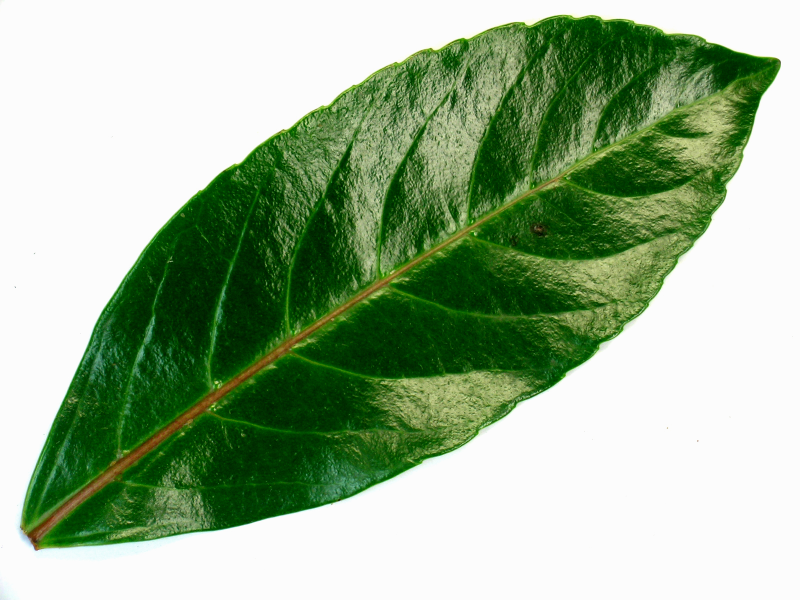
#> input picture samples/2283.jpg, 1600 x 1200 px (shown at 1/2 size)
$ python -i fex.py   (imports and definitions only)
#> lines starting #> are read from the running program, lines starting #| are printed output that depends on the picture; after the words box and inside, x2 and y2 are one past the last pixel; in counts of white or black regions, pixels touching at a corner belong together
#> further down, picture is the input picture: shape (1200, 1600, 3); mean B, G, R 146, 177.9, 154.2
'''Feature extraxtion (fe-ex)'''
import cv2
import numpy as np

def morph_adjust(image):
    '''Removes noise form the image, and returns the adjusted image.
    Uses morphological transormations to reduce noise.'''
    kernel = np.ones((5,5), np.uint8)
    image = cv2.morphologyEx(image, cv2.MORPH_OPEN,kernel)
    image = cv2.morphologyEx(image, cv2.MORPH_CLOSE, kernel)
    image = cv2.erode(image,kernel,iterations = 1)
    return image

# [4 lines left out: function find_edge, not called in this run]

def find_thresh(image):
    '''Returns thresholded image.'''
    gray = cv2.cvtColor(image, cv2.COLOR_BGR2GRAY)
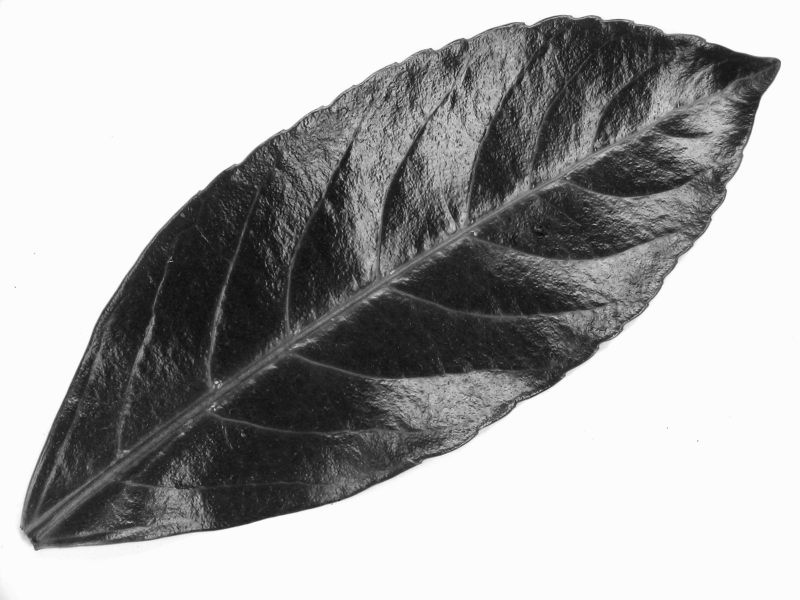
#> gray: shape (1200, 1600) (shown at 1/2 size); min 0, max 254, mean 167.2
    ret,thresh = cv2.threshold(gray,230,255,cv2.THRESH_BINARY_INV)
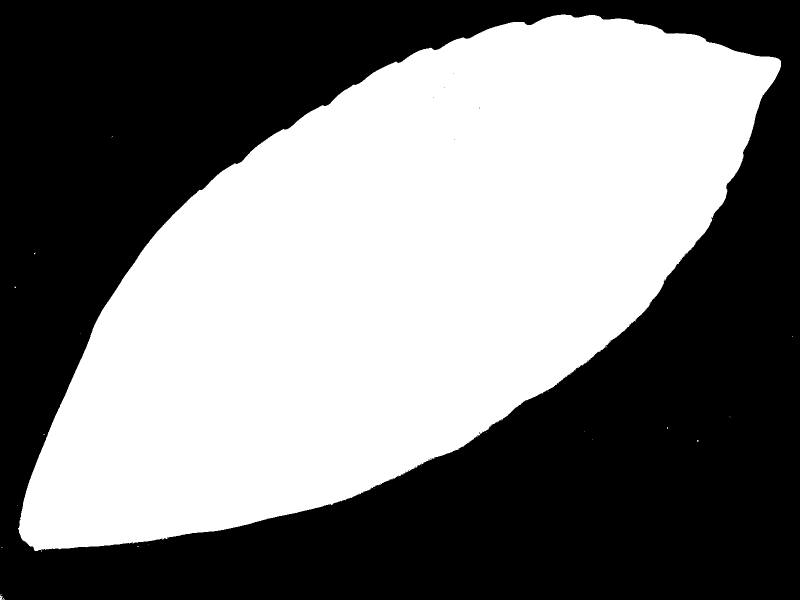
#> thresh: shape (1200, 1600) (shown at 1/2 size); 48.3% white; 30 white regions (28 under 20 px), largest, box (x1, y1, x2, y2) and area: (36, 29, 1562, 1102) 927359, (0, 1188, 8, 1200) 43
    thresh = morph_adjust(thresh)
#> in morph_adjust, `image = cv2.erode(image,kernel,iterations = 1)`:
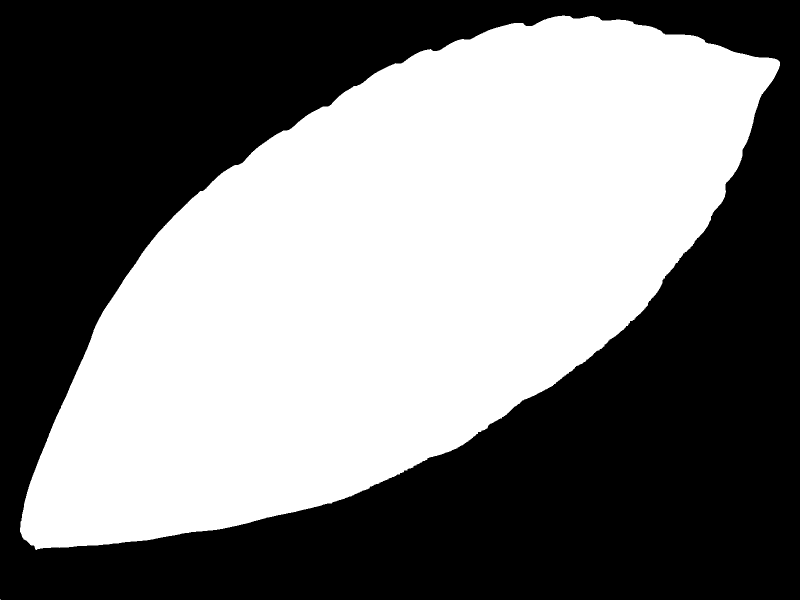
#> image: shape (1200, 1600) (shown at 1/2 size); 47.7% white; 2 white regions (1 under 20 px)
    return thresh

def find_cnt(image, method=2):

    #Find contour
    thr = find_thresh(image)
    cnt,_ = cv2.findContours(thr, 1,method=method)
#> cnt = 2 contours, 1 with area under 20; largest, box (x1, y1, x2, y2) and area: (40, 31, 1560, 1100) 914782

    #Find the largest cnt
    max_len_index = 0
    for i in range(len(cnt)):
        if cv2.arcLength(cnt[i], True) > cv2.arcLength(cnt[max_len_index], True):
            max_len_index = i
#> this loop made 2 passes
#> max_len_index on pass 2: 1
#> after the loop, max_len_index = 1

    #Draw contour
    new_img = np.zeros(image.shape, dtype = np.uint8)
    cv2.drawContours(new_img, cnt, max_len_index, (255, 255, 0))
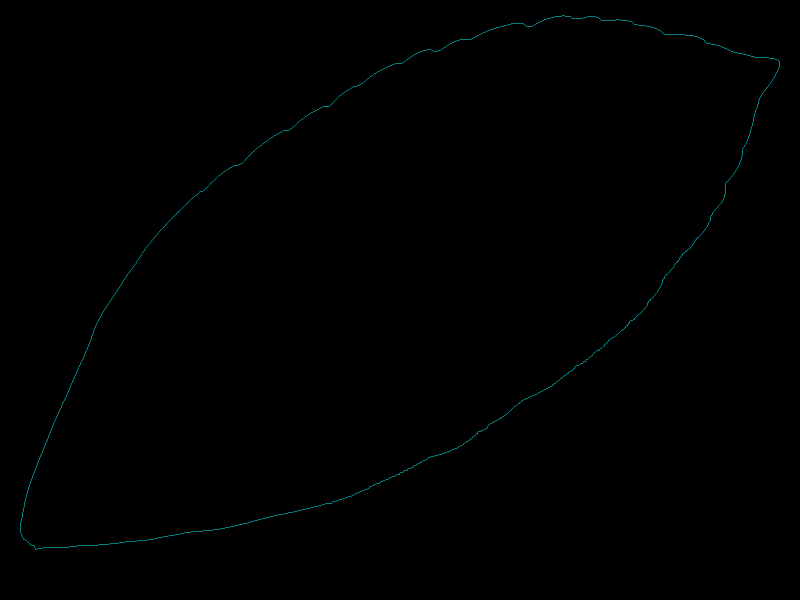
#> new_img: shape (1200, 1600, 3) (shown at 1/2 size); mean of channels 0, 1, 2 0.5, 0.5, 0; drawn as B, G, R

    #Returns drawn contour and the contour object
    return new_img, cnt[max_len_index]

def find_hull(image):
    '''Returns image of the convex hull.'''

    #Find image contour
    img, cnt = find_cnt(image)
#> cnt = contour of 2048 points, box (x1, y1, x2, y2) (40, 31, 1560, 1100), area 914782

    #Find hull
    hull_list = [] #Empty hull list
    hull_list.append(cv2.convexHull(cnt))

    #Drawing hull
    new_img = np.zeros(img.shape, dtype = np.uint8) #Create a blank image (array of zeros)
    color = (256,256,256) #Define color for drawing the hulls
    cv2.drawContours(new_img, hull_list, 0, color) #Draw the longest hull to the blank image
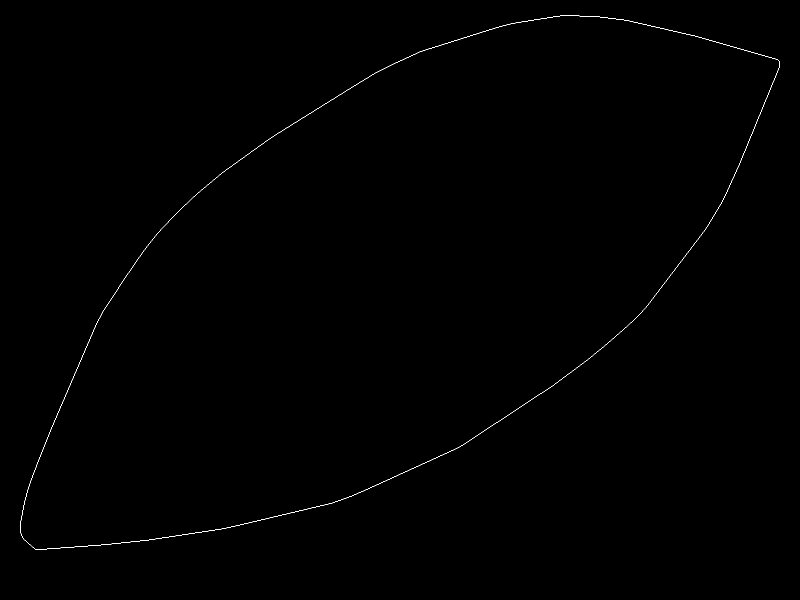
#> new_img: shape (1200, 1600, 3) (shown at 1/2 size); 0.19% white in thin lines or dots, all inside (x1, y1, x2, y2) = (40, 31, 1560, 1100)

    #Return hull image and hull object
    return new_img, hull_list[0] #Return the image

def find_rect(image, keep_original=False):
    '''Finds the smallest bounding rectangle of a leaf.'''

    #Find leaf convex hull
    hull_img, hull = find_hull(image)
#> hull = contour of 93 points, box (x1, y1, x2, y2) (40, 31, 1560, 1100), area 924337

    #Generate rectangle
    rect = cv2.minAreaRect(hull)
#> rect = ((773.5, 556), (1787.7, 724), -33.39)
    x , y = rect[0]
#> x = 773.5; y = 556
    box = cv2.boxPoints(rect)
#> box = [[226.4, 1350.2], [-172.1, 745.7], [1320.5, -238.3], [1719, 366.2]]
    box = np.int0(box)
#> box = [[226, 1350], [-172, 745], [1320, -238], [1719, 366]]

    #If the original image isn't kept
    if not keep_original:
        #Fing the x cordinate of the point with the lowest x cordinate
        #and the y cordinate of the point with the lowest y cordinate
        min_x_point = box[0][0]
#> min_x_point = 226
        min_y_point = box[0][1]
#> min_y_point = 1350
        for point in box:
            if point[0] < min_x_point:
                min_x_point = point[0]
            if point[1] < min_y_point:
                min_y_point = point[1]
#> this loop made 4 passes
#> after the loop, min_x_point = -172; min_y_point = -238

        #Move center so all point are positive
        if min_x_point < 0:
            x += (abs(min_x_point) + 50)
#> x = 995.5
        if min_y_point < 0:
            y += (abs(min_y_point) + 50)
#> y = 844

        #Create new rectangle
        new_rect = ((x,y), rect[1], rect[2])
#> new_rect = ((995.5, 844), (1787.7, 724), -33.39)
        box = cv2.boxPoints(new_rect)
#> box = [[448.4, 1638.2], [49.92, 1033.7], [1542.5, 49.75], [1941, 654.2]]
        box = np.int0(box)
#> box = [[448, 1638], [49, 1033], [1542, 49], [1941, 654]]

        #Draw rectangle
        max_x_point = box[0][0]
#> max_x_point = 448
        max_y_point = box[0][1]
#> max_y_point = 1638
        for point in box:
            if point[0] > max_x_point:
                max_x_point = point[0]
            if point[1] > max_y_point:
                max_y_point = point[1]
#> this loop made 4 passes
#> (point, max_x_point) on passes 3 to 4: ([1542, 49], 1542), ([1941, 654], 1941)
#> after the loop, max_x_point = 1941; max_y_point = 1638
        color = (0, 0, 255)
        img_size = (int(max_y_point)+20, int(max_x_point+20)+20, 3)
#> img_size = (1658, 1981, 3)
        rect_img = np.ones(img_size, dtype=np.uint8)
        cv2.drawContours(rect_img, [box], 0, color, 2)
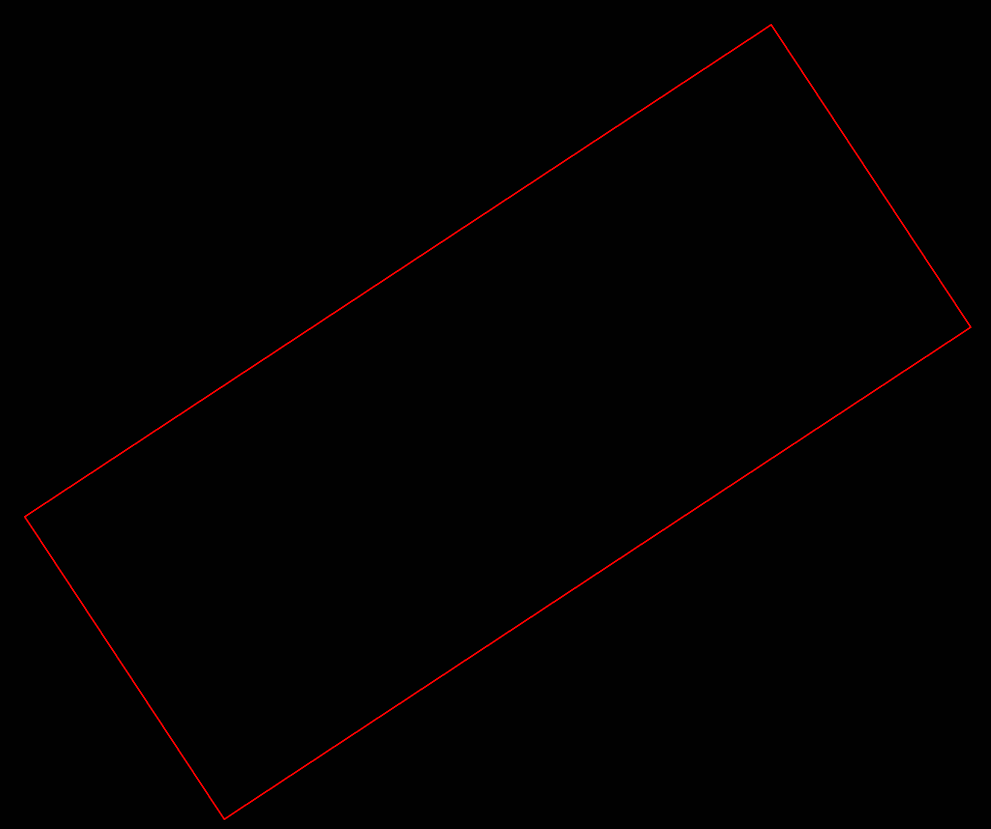
#> rect_img: shape (1658, 1981, 3) (shown at 1/2 size); mean of channels 0, 1, 2 1, 1, 2.3; drawn as B, G, R

        #Returns the image of the rectangle
        #and the rect object that contains all info about
        #the rectangle ((x,y), (height, width), rotation)
        #and the cordinates of all rectangle points
        return rect_img, rect, box
    #If the original image is kept
    else:
        #Draws contour
        color = (0, 0, 255)
        cv2.drawContours(image, [box], 0, color, 2)

        #Returns the image of the rectangle
        #and the rect object that contains all info about
        #the rectangle ((x,y), (height, width), rotation)
        #and the cordinates of all rectangle points
        return image, rect, box

# [96 lines left out: functions find_encl, find_edge_points, resize_image, show_image, test_fex, not called in this run]

>>> import cv2
>>> picture = cv2.imread('../samples/2283.jpg')
>>> result = find_rect(picture)

$ run again, on samples/sample.jpg
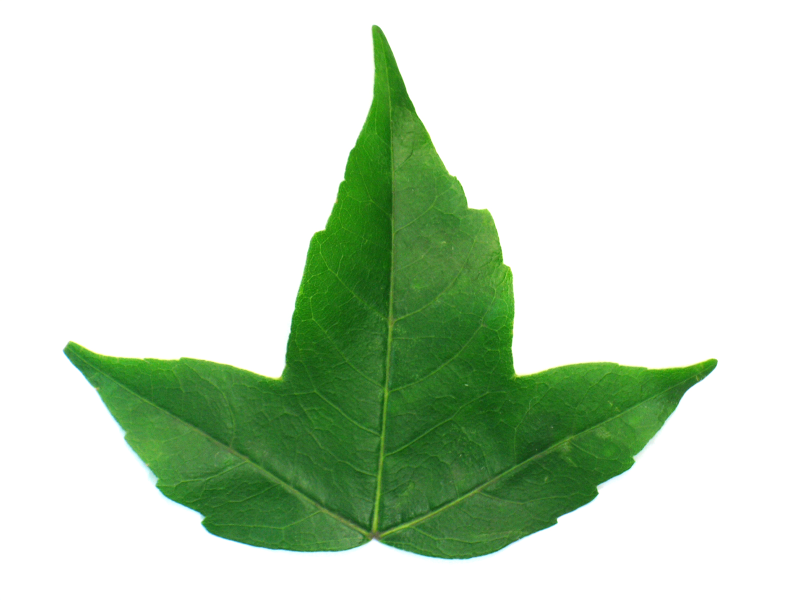
#> input picture samples/sample.jpg, 1600 x 1200 px (shown at 1/2 size)
#> picture is the input picture: shape (1200, 1600, 3); mean B, G, R 195.6, 217.9, 199.3
#> in find_thresh, `ret,thresh = cv2.threshold(gray,230,255,cv2.THRESH_BINARY_INV)`:
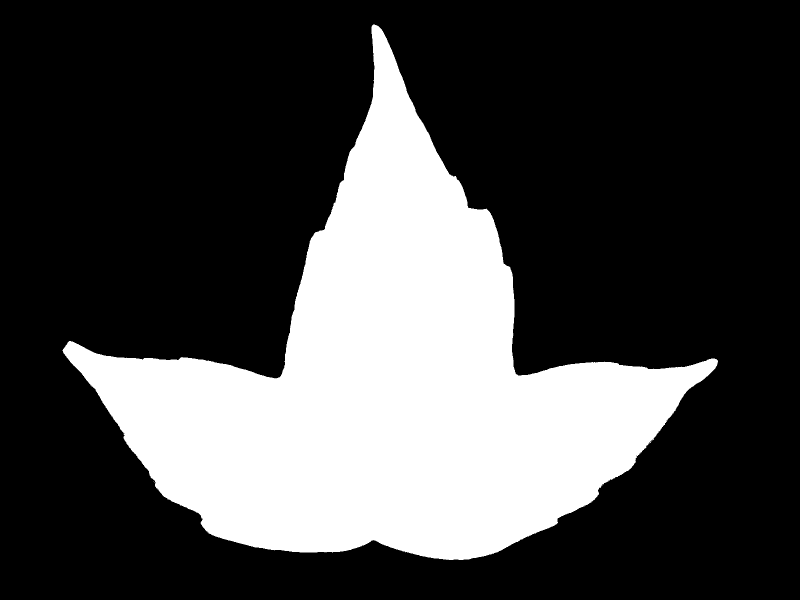
#> thresh: shape (1200, 1600) (shown at 1/2 size); 27.9% white; 3 white regions (2 under 20 px), largest, box (x1, y1, x2, y2) and area: (125, 49, 1436, 1120) 536180
#> in find_cnt, `cnt,_ = cv2.findContours(thr, 1,method=method)`: cnt = 1 contour; box (x1, y1, x2, y2) and area: (128, 52, 1433, 1118) 523954
#> the loop in find_cnt, `for i in range(len(cnt)):` made 1 pass
#> after the loop in find_cnt, `for i in range(len(cnt)):`: max_len_index = 0
#> in find_hull, `img, cnt = find_cnt(image)`: cnt = contour of 1829 points, box (x1, y1, x2, y2) (128, 52, 1433, 1118), area 523954
#> hull = contour of 39 points, box (x1, y1, x2, y2) (128, 52, 1433, 1118), area 818998
#> rect = ((761.2, 738.4), (965, 983.8), -45.43)
#> x = 761.2; y = 738.4
#> in find_rect, `box = cv2.boxPoints(rect)`: box = [[772.9, 1427.4], [72.15, 737], [749.4, 49.51], [1450.2, 739.9]]
#> in find_rect, `box = np.int0(box)`: box = [[772, 1427], [72, 736], [749, 49], [1450, 739]]
#> in find_rect, `min_x_point = box[0][0]`: min_x_point = 772
#> in find_rect, `min_y_point = box[0][1]`: min_y_point = 1427
#> the loop in find_rect, `for point in box:` made 4 passes
#> after the loop in find_rect, `for point in box:`: min_x_point = 72; min_y_point = 49
#> new_rect = ((761.2, 738.4), (965, 983.8), -45.43)
#> in find_rect, `box = cv2.boxPoints(new_rect)`: box = [[772.9, 1427.4], [72.15, 737], [749.4, 49.51], [1450.2, 739.9]]
#> in find_rect, `box = np.int0(box)`: box = [[772, 1427], [72, 736], [749, 49], [1450, 739]]
#> in find_rect, `max_x_point = box[0][0]`: max_x_point = 772
#> in find_rect, `max_y_point = box[0][1]`: max_y_point = 1427
#> the loop in find_rect, `for point in box:` made 4 passes
#> (point, max_x_point) on pass 4: ([1450, 739], 1450)
#> after the loop in find_rect, `for point in box:`: max_x_point = 1450; max_y_point = 1427
#> img_size = (1447, 1490, 3)
#> in find_rect, `cv2.drawContours(rect_img, [box], 0, color, 2)`:
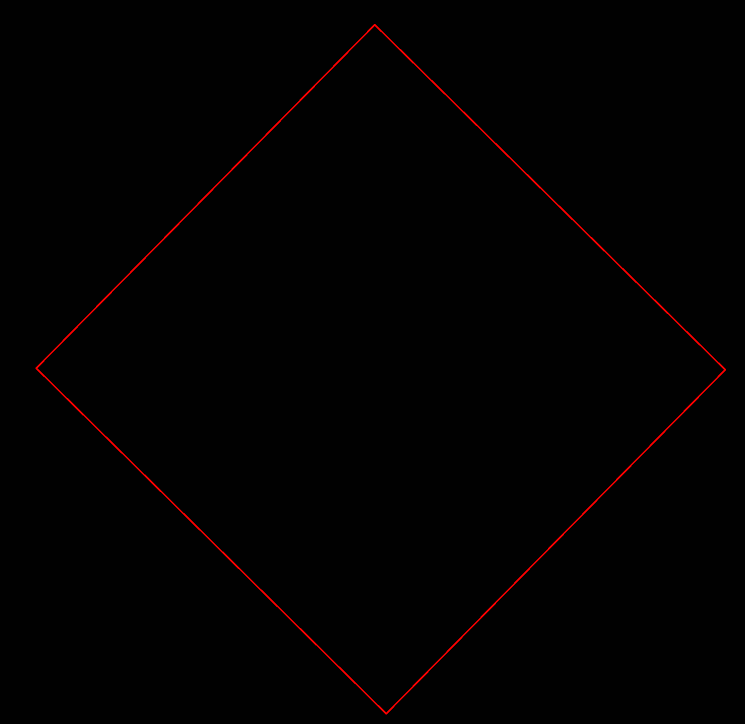
#> rect_img: shape (1447, 1490, 3) (shown at 1/2 size); mean of channels 0, 1, 2 1, 1, 2.4; drawn as B, G, R

$ run again, on samples/sample_2.jpg
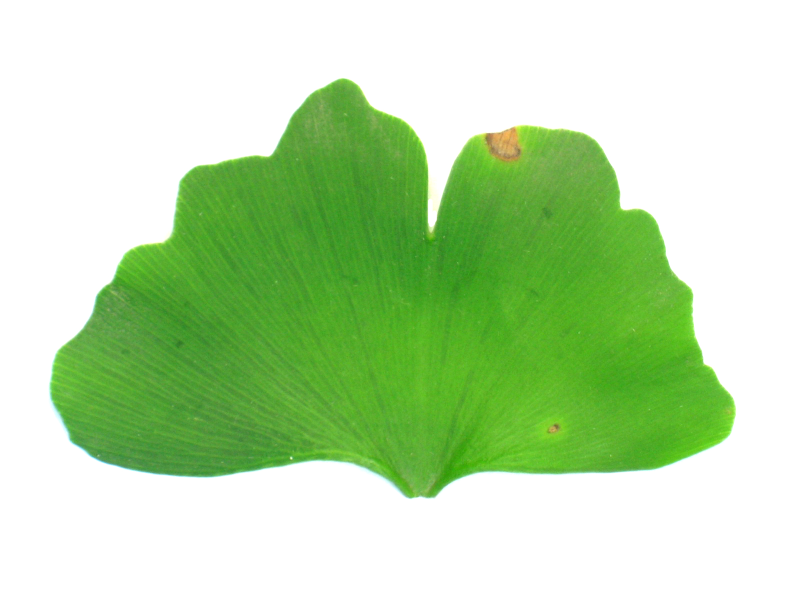
#> input picture samples/sample_2.jpg, 1600 x 1200 px (shown at 1/2 size)
#> picture is the input picture: shape (1200, 1600, 3); mean B, G, R 172.4, 220.9, 188
#> in find_thresh, `ret,thresh = cv2.threshold(gray,230,255,cv2.THRESH_BINARY_INV)`:
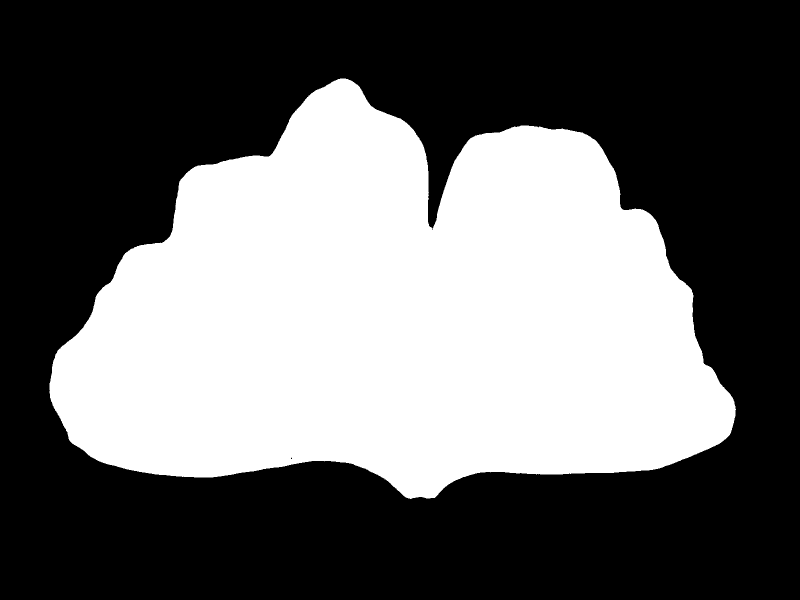
#> thresh: shape (1200, 1600) (shown at 1/2 size); 40% white; 1 white region, box (x1, y1, x2, y2) and area: (99, 157, 1472, 998) 767647
#> in find_cnt, `cnt,_ = cv2.findContours(thr, 1,method=method)`: cnt = 1 contour; box (x1, y1, x2, y2) and area: (101, 159, 1469, 995) 755935
#> the loop in find_cnt, `for i in range(len(cnt)):` made 1 pass
#> after the loop in find_cnt, `for i in range(len(cnt)):`: max_len_index = 0
#> in find_hull, `img, cnt = find_cnt(image)`: cnt = contour of 1592 points, box (x1, y1, x2, y2) (101, 159, 1469, 995), area 755935
#> hull = contour of 68 points, box (x1, y1, x2, y2) (101, 159, 1469, 995), area 828693
#> rect = ((805, 581.4), (819.2, 1366.8), -84.61)
#> x = 805; y = 581.4
#> in find_rect, `box = cv2.boxPoints(rect)`: box = [[1446.9, 1053.4], [86.19, 924.9], [163.2, 109.4], [1523.9, 237.8]]
#> in find_rect, `box = np.int0(box)`: box = [[1446, 1053], [86, 924], [163, 109], [1523, 237]]
#> in find_rect, `min_x_point = box[0][0]`: min_x_point = 1446
#> in find_rect, `min_y_point = box[0][1]`: min_y_point = 1053
#> the loop in find_rect, `for point in box:` made 4 passes
#> after the loop in find_rect, `for point in box:`: min_x_point = 86; min_y_point = 109
#> new_rect = ((805, 581.4), (819.2, 1366.8), -84.61)
#> in find_rect, `box = cv2.boxPoints(new_rect)`: box = [[1446.9, 1053.4], [86.19, 924.9], [163.2, 109.4], [1523.9, 237.8]]
#> in find_rect, `box = np.int0(box)`: box = [[1446, 1053], [86, 924], [163, 109], [1523, 237]]
#> in find_rect, `max_x_point = box[0][0]`: max_x_point = 1446
#> in find_rect, `max_y_point = box[0][1]`: max_y_point = 1053
#> the loop in find_rect, `for point in box:` made 4 passes
#> (point, max_x_point) on pass 4: ([1523, 237], 1523)
#> after the loop in find_rect, `for point in box:`: max_x_point = 1523; max_y_point = 1053
#> img_size = (1073, 1563, 3)
#> in find_rect, `cv2.drawContours(rect_img, [box], 0, color, 2)`:
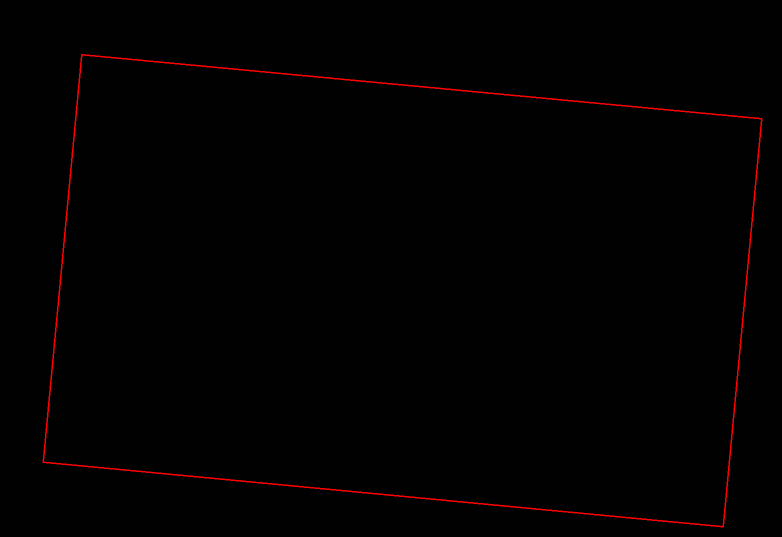
#> rect_img: shape (1073, 1563, 3) (shown at 1/2 size); mean of channels 0, 1, 2 1, 1, 3; drawn as B, G, R
